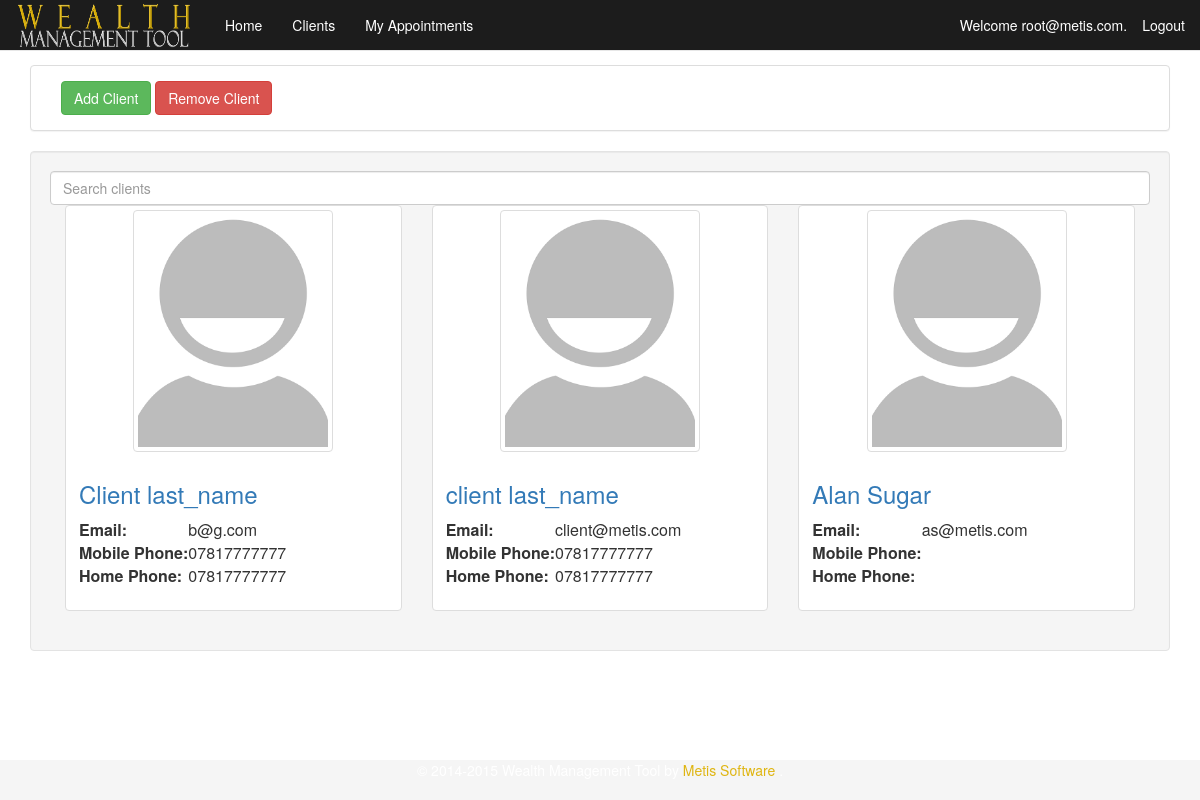
/clients/ (signed in), run on an earlier commit of the app's database.
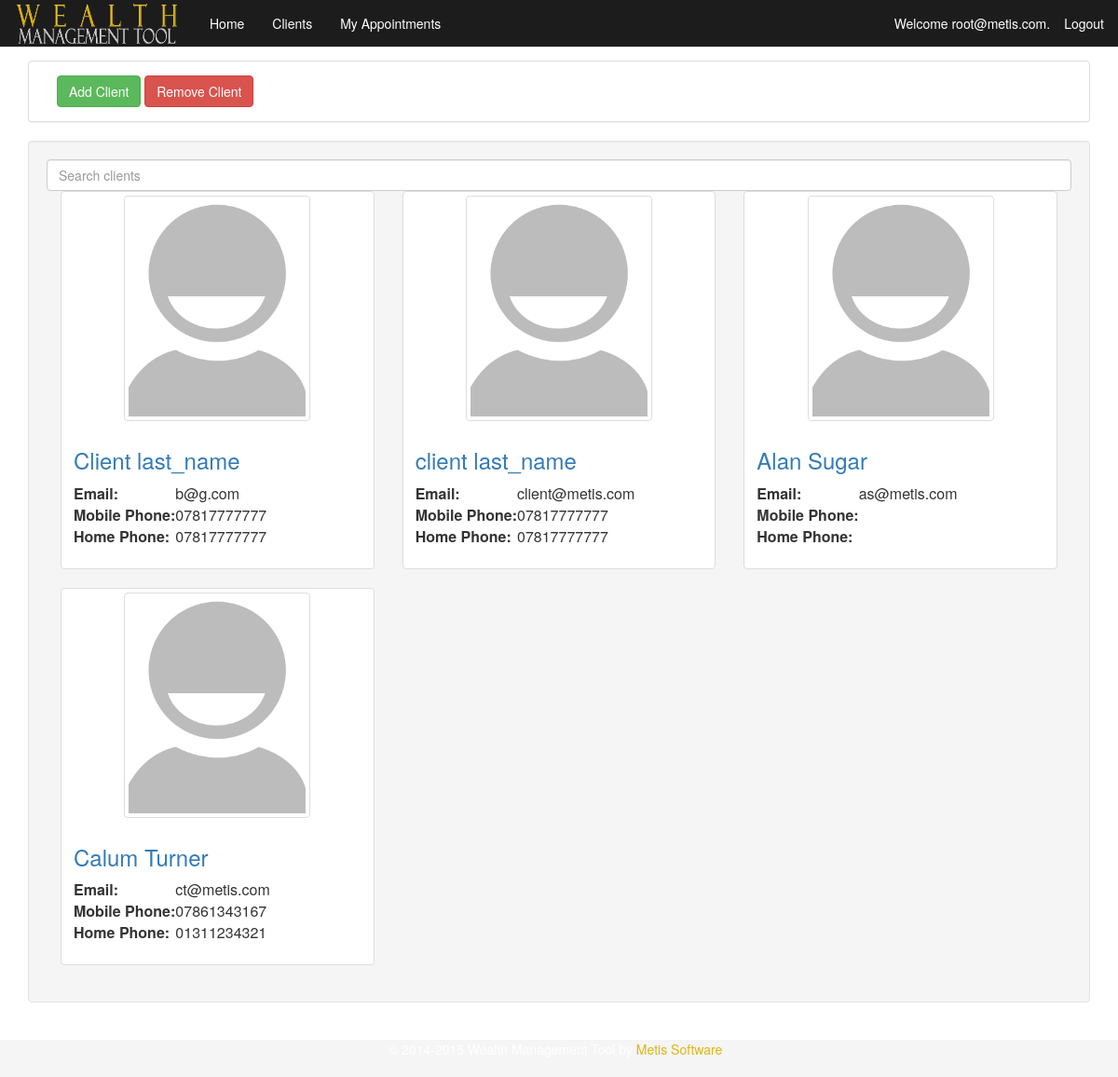
And on a later commit of the database.
### wms/models.py (models this page shows, shortened)
class FA(AbstractBaseUser, PermissionsMixin):
    email = models.EmailField(max_length=64, unique=True)
    first_name = models.CharField(max_length=64, default="**DEFAULT**")
    surname = models.CharField(max_length=64, default="**DEFAULT**")
    dob = models.DateField(default="1990-01-01")
    ni_regex = RegexValidator(regex=r'^(?!BG)(?!GB)(?!NK)(?!KN)(?!TN)(?!NT)(?!ZZ)(?:[A-CEGHJ-PR-TW-Z][A-CEGHJ-NPR-TW-Z])(?:\s*\d\s*){6}([A-D]|\s)$', message="Must be in the format: 'AA999999A', restrictions to characters apply'")
    ni_number = models.CharField(
        max_length=9, validators=[ni_regex], primary_key=True)
    is_staff=models.BooleanField(default=False)
    is_admin=models.BooleanField(default=False)
    is_active=models.BooleanField(default=False)
    USERNAME_FIELD = 'email'
    REQUIRED_FIELDS = ['first_name', 'surname', 'dob', 'ni_number']
    objects = FAUserManager()

class Client(models.Model):
    first_name = models.CharField(max_length=64)
    surname = models.CharField(max_length=64)
    dob = models.DateField(default="1990-01-01")
    ni_regex = RegexValidator(regex=r'^(?!BG)(?!GB)(?!NK)(?!KN)(?!TN)(?!NT)(?!ZZ)(?:[A-CEGHJ-PR-TW-Z][A-CEGHJ-NPR-TW-Z])(?:\s*\d\s*){6}([A-D]|\s)$', message="Must be in the format: 'AA999999A', restrictions to characters apply'")
    ni_number = models.CharField(max_length=9, validators=[ni_regex], primary_key=True)
    email = models.EmailField(max_length=64)
    phone_regex = RegexValidator(
        regex=r'^\+?1?\d{9,15}$',
        message="Not a valid phone number. Up to 9 digits allowed.")
    middle_name = models.CharField(max_length=64, null=True)
    home_phone = models.CharField(
        max_length=11, validators=[phone_regex], blank=True
    )
    mob_phone = models.CharField(
        max_length=11, validators=[phone_regex], blank=True
    )
    cash = models.DecimalField(max_digits=20, decimal_places=2)
    fa = models.ForeignKey(FA)
    twitter_username = models.CharField(validators=[RegexValidator(
                                                    regex="^(\w){1,15}$",
                                                    message="Not a valid username,please remove @ and max of 15 cahracters"
                                                    )],
                                        blank=True, max_length= 15)
    twitter_widget_id = models.CharField(max_length=18, blank=True,
                                         validators=[RegexValidator(
                                             regex='[\d]{18}',
                                             message="Not a valid Twitter widget id. must be 18 digits"
                                         )])
    def __str__(self):
        return self.surname + " - " + self.ni_number

### wms/views.py (the view)
# urls.py: url(r'^clients/', 'print_clients', name='print_clients'),
@login_required
def print_clients(request):
    current_user = request.user
    client_list = Client.objects.filter(fa__ni_number=current_user.ni_number)
    print(client_list)
    return render_to_response('wms/clients.html', {'client_list': client_list}, context_instance=RequestContext(request))

### wms/templates/wms/clients.html (shortened to what this page needs)
{% extends "wms/base_boot.html" %}
{% load staticfiles %}
{% block content %}
    <div class="panel panel-default col-md-12 col-sm-12 ">
        <div class="panel-body col-md-12">
            <a class="btn btn-success" href="/wmt/new_client.html" role="button">Add Client</a>
            <a class = "btn btn-danger" href="#RemoveClient" role="button">Remove Client</a>
        </div>
    </div>
    <div class="well col-md-12 col-sm-12">
    {% if client_list %}
    <div id="users">
        <input class="search form-control " placeholder="Search clients">
        <ul class="list-unstyled list">
        {% for client in client_list %}
        <li>
            <div class="col-sm-6 col-md-4">
                <div class="thumbnail">
                    <a  href="/wmt/client_details/?client={{client.ni_number}}"><img src="{% static 'wms/images/person-placeholder.png'  %}" class="img-responsive img-thumbnail" style="max-width: 200px"></a>
                    <div class="caption">
                        <h3 class="name"><a href="/wmt/client_details/?client={{client.ni_number}}">{{client.first_name}} {{client.surname}}</a></h3>
                        <p>
                            <table>
                            <tr>
                                <td><strong>Email: </strong></td>
                                <td class="email">{{client.email}}</td>
                            </tr>
                            <tr>
                                <td><strong>Mobile Phone: </strong></td>
                                <td class="home_phone">{{client.mob_phone}}</td>
                            </tr>
                            <tr>
                                <td><strong>Home Phone: </strong></td>
                                <td class="mob_phone">{{client.home_phone}}</td>
                            </tr>
                            </table>
                        </p>
                    </div>
                    </div>
                </div>
            </li>
        {%endfor%}
        </ul>
    </div>
    {% else %}
    <p>No client data</p>
    {% endif %}
    </div>
    </div>
    {%  endblock %}

### wms/templates/wms/base_boot.html (shortened to what this page needs)
{% load staticfiles %}
<html>
    <head>
        <link rel="stylesheet" type="text/css" href="{% static 'wms/css/style-bootstrap.css' %}" />
        <link href="{% static "wms/css/bootstrap.css" %}" rel="stylesheet">
        <link href="{% static "wms/css/magnific-popup.css" %}" rel="stylesheet" type="text/css">
        <link rel="stylesheet" type="text/css" href="{% static "wms/css/jquery.fancybox.css" %}" media="screen" />
        <link href="{% static "wms/css/bootstrap-sticky-footer.css" %}" rel="stylesheet">
    </head>
    <body >
        <nav class="navbar navbar-default navbar-fixed-top" id="home">
            <div class="container-fluid">
                <div class="navbar-header">
                    <a href="/wmt/" class="navbar-brand">
                        <img src="{% static "wms/images/logo.png" %}" alt="Wealth Management Tool" height="54" width="180" style="margin-top: -15px;" /></a>
                </div>
                <div id="navbar" class="navbar-collapse collapse">
                    <ul class="nav navbar-nav">
                        <li><a id="home" href="/wmt/">Home</a></li>
                        <li><a id="clients" href="/wmt/clients/">Clients</a></li>
                        <li><a id="appointments" href="/wmt/appointments/">My Appointments</a></li>
                    </ul>
                    <ul class="nav navbar-nav navbar-right">
                        {% if user.is_authenticated %}
                        <li class="text-center" style="padding-top: 15px;padding-bottom: 15px;">Welcome {{ user.email }}.</li>
                        <li ><a href="/wmt/logout">Logout</a>
                        </li>
                        {% endif %}
                    </ul>
                </div>
            </div>
        </nav>
        <div class="container" style="overflow-x: hidden">
            {% block content %}
            {% endblock %}
        <footer class="footer">
            <div class="container">
                <p class="text-center" style="color:#FFFFFF;">© 2014-2015 Wealth Management Tool by  <a style="color:#dfb511;"href="http://www.metissoftware.co.uk" target="_blank"> Metis Software </a>.</p>
            </div>
        </footer>
    </body>
</html>

What changed in the data, as far as the page shows it:
added Client: first_name "Calum", surname "Turner", email "ct@metis.com", mob_phone "07861343167", home_phone "01311234321"
